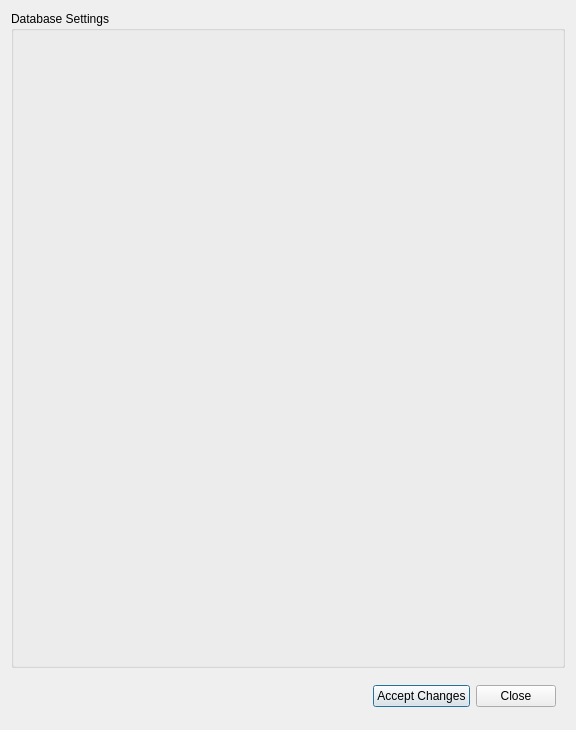
<ui version="4.0" >
 <author>Aaron Racicot</author>
 <class>DatabaseSettingsEditGui</class>
 <widget class="QDialog" name="DatabaseSettingsEditGui" >
  <property name="geometry" >
   <rect>
    <x>0</x>
    <y>0</y>
    <width>576</width>
    <height>730</height>
   </rect>
  </property>
  <property name="windowTitle" >
   <string>Dialog</string>
  </property>
  <layout class="QVBoxLayout" >
   <item>
    <widget class="QGroupBox" name="variableBox" >
     <property name="title" >
      <string>Database Settings</string>
     </property>
     <layout class="QGridLayout" />
    </widget>
   </item>
   <item>
    <widget class="QWidget" native="1" name="widget" >
     <property name="maximumSize" >
      <size>
       <width>16777215</width>
       <height>45</height>
      </size>
     </property>
     <layout class="QHBoxLayout" >
      <item>
       <spacer>
        <property name="orientation" >
         <enum>Qt::Horizontal</enum>
        </property>
        <property name="sizeHint" >
         <size>
          <width>441</width>
          <height>24</height>
         </size>
        </property>
       </spacer>
      </item>
      <item>
       <widget class="QPushButton" name="saveChanges" >
        <property name="enabled" >
         <bool>true</bool>
        </property>
        <property name="text" >
         <string>Accept Changes</string>
        </property>
       </widget>
      </item>
      <item>
       <widget class="QPushButton" name="cancelWindow" >
        <property name="text" >
         <string>Close</string>
        </property>
       </widget>
      </item>
     </layout>
    </widget>
   </item>
  </layout>
 </widget>
 <resources/>
 <connections/>
</ui>
